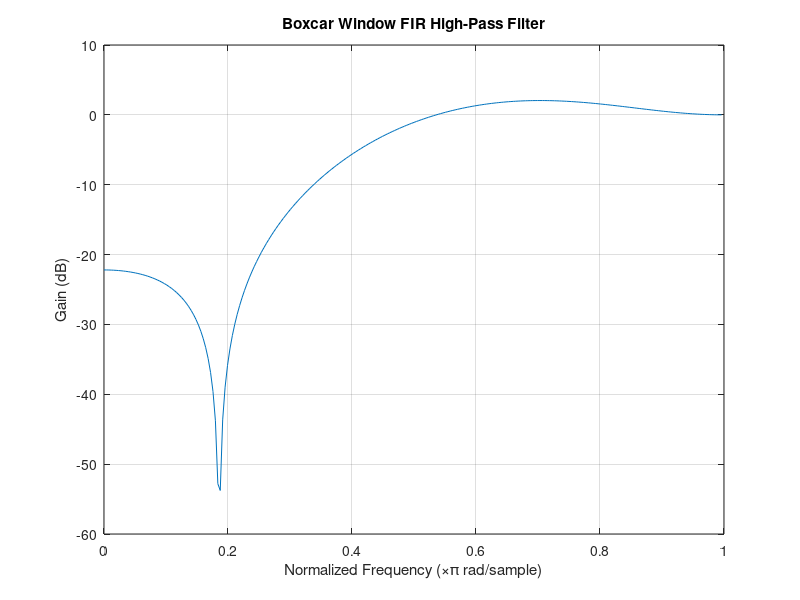

Here is the MATLAB script that generated this plot:
function firhigh3(wp, ws, fm)
    % Handle default values if arguments are missing
    if nargin < 3, fm = 1; end   % Default fm = 1
    if nargin < 2, ws = 0.5; end % Default ws = 0.5
    if nargin < 1, wp = 0.3; end % Default wp = 0.3

    
    wc = ((wp + ws) / 2) / fm; 
    ft = abs(wp - ws) / fm;    
   
    if ft <= 0
        error('Invalid transition width: wp and ws must be distinct and positive.');
    end

   
    N = ceil(0.9 / ft); 
    if N < 1
        error('Filter order N is invalid. Check your wp, ws, and fm values.');
    end

    
    if mod(N, 2) == 1
        N = N + 1; 
    end

    
    b = fir1(N, wc, 'high', rectwin(N + 1)); 
    

    [H, w] = freqz(b, 1, 256);

    
    plot(w / pi, 20 * log10(abs(H))); 
    title('Boxcar Window FIR High-Pass Filter');
    xlabel('Normalized Frequency (\times\pi rad/sample)');
    ylabel('Gain (dB)');
    grid on;
end
